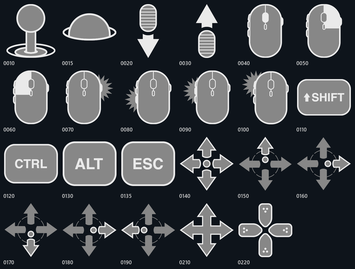
#> input picture scripts/_tenfoot_input_grid.png, 355 x 269 px, shrunk from 824 x 624 before the run, given in place of icon_emoticon.png, which was not available
$ python preview_candidates.py
#> lines starting #> are read from the running program, lines starting #| are printed output that depends on the picture
import os
from PIL import Image

CANDIDATES = [
    r"C:\Program Files (x86)\Steam\graphics\icon_emoticon.png",
    r"C:\Program Files (x86)\Steam\graphics\icon_emoticon@2x.png",
    r"C:\Program Files (x86)\Steam\graphics\icon_emoticon_hover.png",
    r"C:\Program Files (x86)\Steam\graphics\icon_emoticon_hover@2x.png",
    r"C:\Program Files (x86)\Steam\steamui\images\osk2.png",
    r"C:\Program Files (x86)\Steam\steamui\images\interstitial_controller_osk.png",
]

OUT = r"C:\Users\Administrator\Desktop\adusk-master\scripts\_previews"
os.makedirs(OUT, exist_ok=True)

for p in CANDIDATES:
    im = Image.open(p).convert("RGBA")
    bg = Image.new("RGB", im.size, (14, 20, 27))
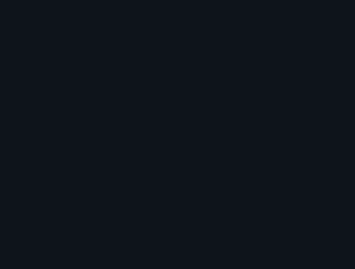
#> bg: PIL image 355x269 RGB; mean R, G, B 14, 20, 27
    bg.paste(im, (0, 0), im)
#> bg is the input picture: PIL image 355x269 RGB; mean R, G, B 60.4, 64.5, 69.2
    bg.save(os.path.join(OUT, os.path.basename(p)))
    print(os.path.basename(p), im.size, im.getextrema())
#| C:\Program Files (x86)\Steam\graphics\icon_emoticon.png (355, 269) ((0, 255), (0, 255), (0, 255), (255, 255))
#> pass 2 of the loop `for p in CANDIDATES:`:
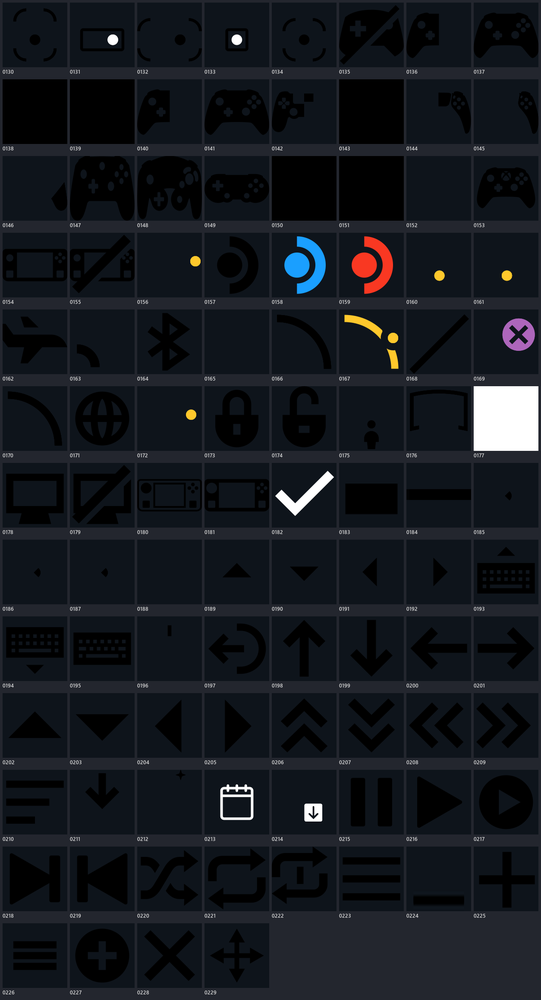
#> input picture scripts/_jsx_specific_grid.png, 541 x 1000 px, shrunk from 1254 x 2320 before the run, given in place of icon_emoticon@2x.png, which was not available
#> im: PIL image 541x1000 RGBA
#> `bg = Image.new("RGB", im.size, (14, 20, 27))`:
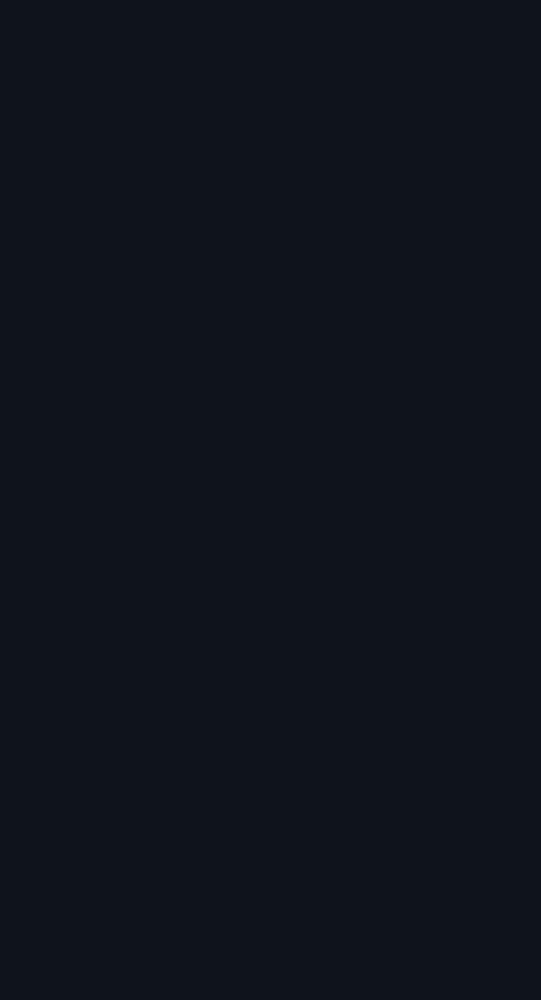
#> bg: PIL image 541x1000 RGB; mean R, G, B 14, 20, 27
#> bg is the input picture: PIL image 541x1000 RGB; mean R, G, B 20.5, 24.3, 30.1
#| C:\Program Files (x86)\Steam\graphics\icon_emoticon@2x.png (541, 1000) ((0, 255), (0, 255), (0, 255), (255, 255))
#> (the run stopped early here; a loop or call above may not have finished)
